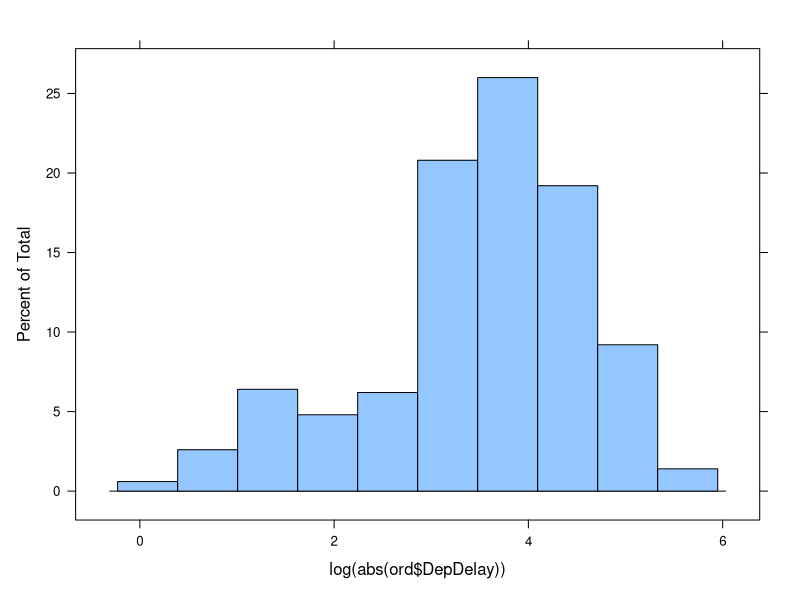

Recreate this plot in R. (Note: this script raises an error after producing the figure.)
setwd("~/Desktop/Purdue/STAT350_R/STAT350/Labs/Lab7")
CHICAGO=read.table(file="airline_cleaned.txt",header=T)
studynew <- subset(CHICAGO, Origin=="ORD" | Origin == "MDW")
ord <- subset(CHICAGO, Origin=="ORD")
mdw <- subset(CHICAGO, Origin=="MDW")

attach(studynew)
# Note: it is required that you have two curves (red and blue) on the
# histogram and the line on the normal quantile plot as done by the
#   code below.
library(lattice)
histogram(log(abs(ord$DepDelay)))
means <- mean(ord$DepDelay)
print(means)
std <- sd(ord$DepDelay)
curve(dnorm(x, mean=means, sd=std), col="blue", lwd=2, add=TRUE)   # normal distribution line
lines(density(log(abs(ord$DepDelay)), adjust=2),col = "red", lwd=2)



histogram(log(abs(mdw$DepDelay)))



histogram(~log(abs(DepDelay)) | Origin, layout=c(1,2),type="density", panel=function(x)
{panel.histogram(x) 
  panel.mathdensity(dmath=dnorm,col="blue",lwd=2,args=list(mean=mean(x, na.rm=T), sd = sd(x,na.rm=T))) 
  panel.densityplot(x,col="red",lwd=2)
  })
bwplot(~log(abs(DepDelay)) | Origin, layout = c(1, 2), pch = "|") #Boxplots side-by-side 
qqmath(~log(abs(DepDelay))| Origin, data = studynew, panel = function(x){
  panel.qqmath(x)
  panel.qqmathline(x)
})

# t test:
#t.test (qual ~ categories,conf.level=C, mu = mu0, paired=FALSE,
#alternative="value", var.equal = FALSE)
#is used for confidence intervals and hypothesis tests
#the qualitative variable is first, the variable with the groups in it is second.
#The difference is in first alphabetically ??? second alphabetically
#  conf.level = C = 1 - alpha
#  for the hypothesis test. mu is mu_0
#  paired = FALSE (2 - sample independent)
#alternative = "greater" or "less" or "two.sided" (this is the appropriate alternative hypothesis)
#var.equal = FALSE (the variances are not equal, R calls
#                   the Satterthwaite approximation the Welch approximation)

t.test(DepDelay ~ Origin, studynew, mu=0, conf.level=0.95,paired=FALSE, alternative = "two.sided",var.equal=F)
# Information required for f
stdmen = sd(subset(studynew,Origin == "ORD")$DepDelay)
sizemen = length(subset(studynew,Origin == "ORD")$DepDelay) 
stdwomen = sd(subset(studynew,Origin == "MDW")$DepDelay) 
sizewomen = length(subset(studynew,Origin == "MDW")$DepDelay) 
se = sqrt(stdmen^2/sizemen + stdwomen^2/sizewomen)
